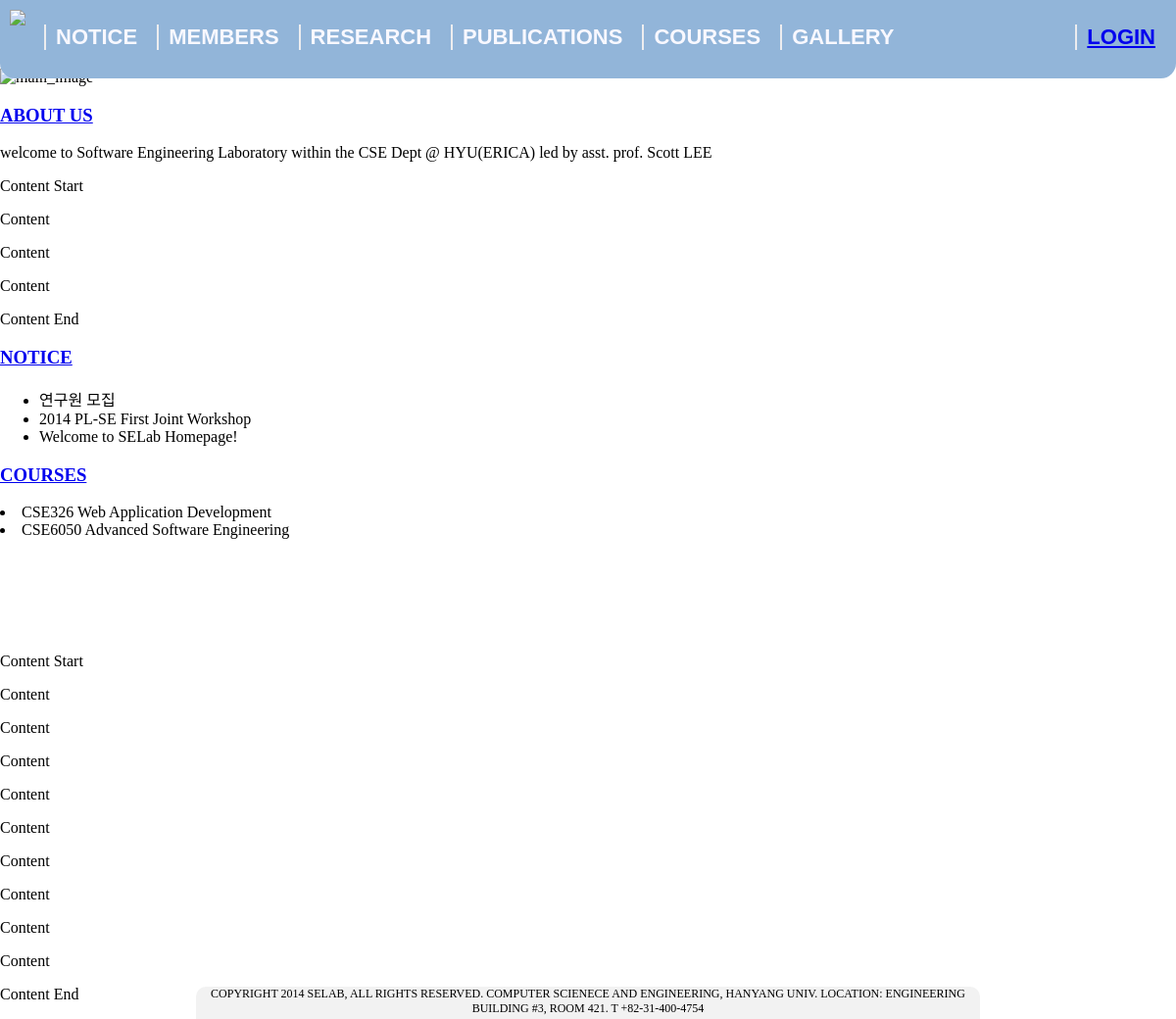
The page / on the database its author committed.
### tables this page shows
CREATE TABLE Notice (
    Number INT not null auto_increment,
    Title varchar(60) not null,
    Name varchar(30) default 'Anonymous',
    Date timestamp default current_timestamp,
    View int not null default 0,
    Content TEXT,
    Open tinyint not null default 1,
    CONSTRAINT PK_Notice PRIMARY KEY(Number)
);

CREATE TABLE Course (
    Course_number char(10) not null,
    Course_name varchar(100) not null,
    Graduate varchar(30) not null,
    Introduce text,
    CONSTRAINT PK_Course PRIMARY KEY(Course_number)
);

### index.php (the view, shortened to what this page needs)
<!DOCTYPE html>
<html>
<head>
    <link rel="stylesheet" type="text/css" href="resource/css/index.css" />
    <link rel="stylesheet" type="text/css" href="resource/css/common.css" />
</head>
<body>
    <?php
    $conn = connect();
    ?>
    <?php
    include "resource/nav.php";
    ?>
    <div id= "main_image">
    </div>
    <main>
        <article>
            <h3><a href="/research">ABOUT US</a></h3>
            <p>welcome to Software Engineering Laboratory within the CSE Dept @ HYU(ERICA) led by asst. prof. Scott LEE</p>
            <p>Content Start</p>
            <p>Content</p>
            <p>Content</p>
            <p>Content</p>
            <p>Content End</p>
        </article>
        <article>
            <h3><a href="resource/notice.html">NOTICE</a></h3>
            <ul>
                <?php
                $stmt = $conn->prepare("SELECT title FROM notice limit 3");
                $stmt->execute();
                foreach($stmt->fetchAll() as $k=>$v) {
                    echo "<li>" . $v['title'] . "</li>";
                }
                ?>
            </ul>
        </article>
        <article>
            <h3><a href="/courses">COURSES</a></h3>
            <?php
            $stmt = $conn->prepare("SELECT Course_number,Course_name FROM course");
            $stmt->execute();
            foreach($stmt->fetchAll() as $k=>$v) {
                echo "<li><a>" . $v['Course_number'] ." ". $v['Course_name'] . "</a></li>";
            }
            ?>
        </article>
</main>
<div id= "content">
    <p>Content Start</p>
    <p>Content</p>
    <p>Content</p>
    <p>Content</p>
    <p>Content</p>
    <p>Content</p>
    <p>Content</p>
    <p>Content</p>
    <p>Content</p>
    <p>Content</p>
    <p>Content End</p>
</div>
<footer role="contentinfo">
    <div class="container">
        <p>COPYRIGHT 2014 SELAB, ALL RIGHTS RESERVED. COMPUTER SCIENECE AND ENGINEERING, HANYANG UNIV. LOCATION: ENGINEERING BUILDING #3, ROOM 421. T +82-31-400-4754</p>
    </div>
</footer>
</body>
</html>

### resource/css/index.css (style rules this page uses)
body { overflow-x: scroll; width: 100%; margin-left: 0; margin-top: 0; background-color: white; }

### resource/css/common.css (style rules this page uses)
html,body { background: white; width: 100%; margin: 0; }
main { padding-bottom: 100px; }
footer { width : 100%; text-align : center; top : calc(100% - 45px); position : fixed; }
.container { width : 800px; height : 45px; margin : auto; font-size : 12px; text-align : center; background : #f2f2f2; border-radius: 10px; }

### rows shown on the page
notice: Title "연구원 모집"
notice: Title "2014 PL-SE First Joint Workshop"
notice: Title "Welcome to SELab Homepage!"
course: Course_number "CSE326", Course_name "Web Application Development"
course: Course_number "CSE6050", Course_name "Advanced Software Engineering"
